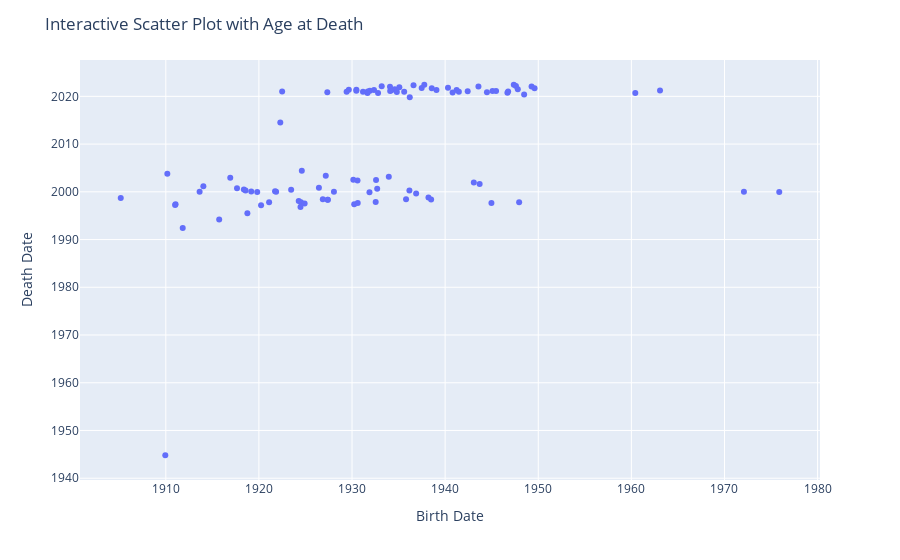

This figure's notebook cell:
### Code cell
# Calculate the age at death
df_copy['Age at Death'] = (df_copy['Death Date of Deceased'].str[:4].astype(float) - df_copy['Birth Date of Deceased'].str[:4].astype(float))

# Create an interactive scatter plot with tooltips displaying age at death
fig = px.scatter(df_copy, x='Birth Date of Deceased', y='Death Date of Deceased', hover_data=['Age at Death'])
fig.update_traces(textposition='top center')

# Customize the layout
fig.update_layout(
    title='Interactive Scatter Plot with Age at Death',
    xaxis_title='Birth Date',
    yaxis_title='Death Date',
    hoverlabel=dict(namelength=0)  # Hide the name label in the hover tooltip
)

# Show the interactive plot
fig.show()

### Figure 1 — Plotly figure (JSON) as saved in the notebook; plotly's stock layout.template omitted (floating-point values rounded to 4 significant figures)
{"data": [{"customdata": [[79], [87], [72], [73], [86], [67], [92], [88], [83], [89], [99], [84], [92], [82], [75], [72], [79], [87], [91], [85], [73], [80], [90], [86], [81], [91], [86], [85], [76], [74], [87], [80], [75], [89], [75], [72], [76], [89], [58], [88], [89], [83], [93], [76], [86], [60], [74], [79], [91], [89], [63], [72], [24], [87], [27], [64], [79], [53], [79], [63], [93], [null], [67], [71], [82], [81], [86], [68], [60], [71], [78], [null], [77], [82], [73], [77], [77], [50], [76], [74], [81], [72], [65], [80], [60], [70], [83], [87], [74], [68], [70], [86], [58], [72], [58], [93], [80], [72], [76], [35]], "hovertemplate": "Birth Date of Deceased=%{x}<br>Death Date of Deceased=%{y}<br>Age at Death=%{customdata[0]}<extra></extra>", "legendgroup": "", "marker": {"color": "#636efa", "symbol": "circle"}, "mode": "markers", "name": "", "orientation": "v", "showlegend": false, "textposition": "top center", "type": "scatter", "x": ["1943-07-30", "1934-03-27", "1928-01-22", "1924-07-08", "1911-01-19", "1930-03-27", "1922-04-19", "1934-01-29", "1936-03-15", "1933-03-10", "1922-07-01", "1937-06-25", "1929-08-28", "1939-01-26", "1947-05-17", "1949-08-08", "1942-06-04", "1934-08-05", "1930-06-21", "1937-10-06", "1949-04-14", "1941-03-26", "1931-12-01", "1936-08-09", "1940-04-22", "1929-06-02", "1934-10-24", "1935-08-09", "1945-02-01", "1946-09-09", "1934-02-05", "1940-10-20", "1947-08-10", "1932-05-12", "1946-10-08", "1948-06-26", "1945-06-21", "1931-09-10", "1963-01-29", "1932-10-18", "1931-08-30", "1938-07-26", "1927-05-08", "1944-06-28", "1935-01-31", "1960-06-03", "1947-10-21", "1941-06-22", "1930-06-19", "1931-03-07", "1935-10-21", "1924-06-19", "1975-11-19", "1913-08-19", "1972-02-02", "1936-03-01", "1915-09-26", "1944-12-21", "1921-09-25", "1936-11-20", "1905-03-01", null, "1930-08-13", "1927-05-29", "1918-07-27", "1919-03-08", "1911-01-01", "1931-11-16", "1938-06-30", "1927-05-20", "1921-11-06", null, "1920-03-27", "1918-05-22", "1924-11-29", "1923-06-19", "1918-10-06", "1947-12-13", "1921-02-05", "1924-04-11", "1911-10-27", "1926-11-12", "1932-07-17", "1919-10-27", "1938-03-18", "1932-07-31", "1917-08-25", "1914-01-14", "1926-06-12", "1932-09-14", "1933-12-13", "1916-12-03", "1943-01-30", "1930-08-05", "1943-09-16", "1910-03-02", "1924-08-10", "1930-02-20", "1927-03-08", "1909-12-12"], "xaxis": "x", "y": ["2022-02-01", "2021-04-19", "2000-01-12", "1997-10-26", "1997-05-19", "1997-05-24", "2014-07-17", "2022-01-05", "2019-11-03", "2022-02-15", "2021-01-04", "2021-09-30", "2021-05-12", "2021-04-22", "2022-06-07", "2021-09-15", "2021-01-22", "2021-06-26", "2021-05-25", "2022-06-02", "2022-01-16", "2021-04-30", "2021-03-10", "2022-05-07", "2021-10-13", "2020-12-26", "2020-12-07", "2020-12-16", "2021-02-17", "2020-10-11", "2021-02-20", "2020-10-30", "2022-03-12", "2021-04-30", "2021-01-16", "2020-05-17", "2021-02-17", "2020-12-30", "2021-03-19", "2020-09-16", "2020-09-22", "2021-09-04", "2020-11-12", "2020-11-18", "2021-11-28", "2020-09-19", "2021-07-05", "2020-12-11", "2021-03-01", "2020-12-18", "1998-06-19", "1996-10-29", "1999-12-10", "2000-01-12", "1999-12-31", "2000-04-14", "1994-03-07", "1997-09-01", "2000-02-07", "1999-08-22", "1998-09-07", null, "1997-09-01", "1998-05-03", "2000-04-20", "2000-01-17", "1997-03-23", "1999-11-24", "1998-05-30", "1998-05-11", "1999-12-31", null, "1997-03-15", "2000-06-18", "1997-07-23", "2000-05-29", "1995-06-29", "1997-11-01", "1997-11-03", "1998-02-01", "1992-05-26", "1998-06-06", "1997-11-10", "1999-12-21", "1998-10-17", "2002-06-29", "2000-09-24", "2001-03-03", "2000-11-02", "2000-08-20", "2003-02-20", "2002-12-14", "2001-12-14", "2002-05-18", "2001-08-29", "2003-10-08", "2004-06-07", "2002-07-12", "2003-05-12", "1944-10-23"], "yaxis": "y"}], "layout": {"hoverlabel": {"namelength": 0}, "legend": {"tracegroupgap": 0}, "margin": {"t": 60}, "title": {"text": "Interactive Scatter Plot with Age at Death"}, "xaxis": {"anchor": "y", "domain": [0, 1], "title": {"text": "Birth Date"}}, "yaxis": {"anchor": "x", "domain": [0, 1], "title": {"text": "Death Date"}}}}
